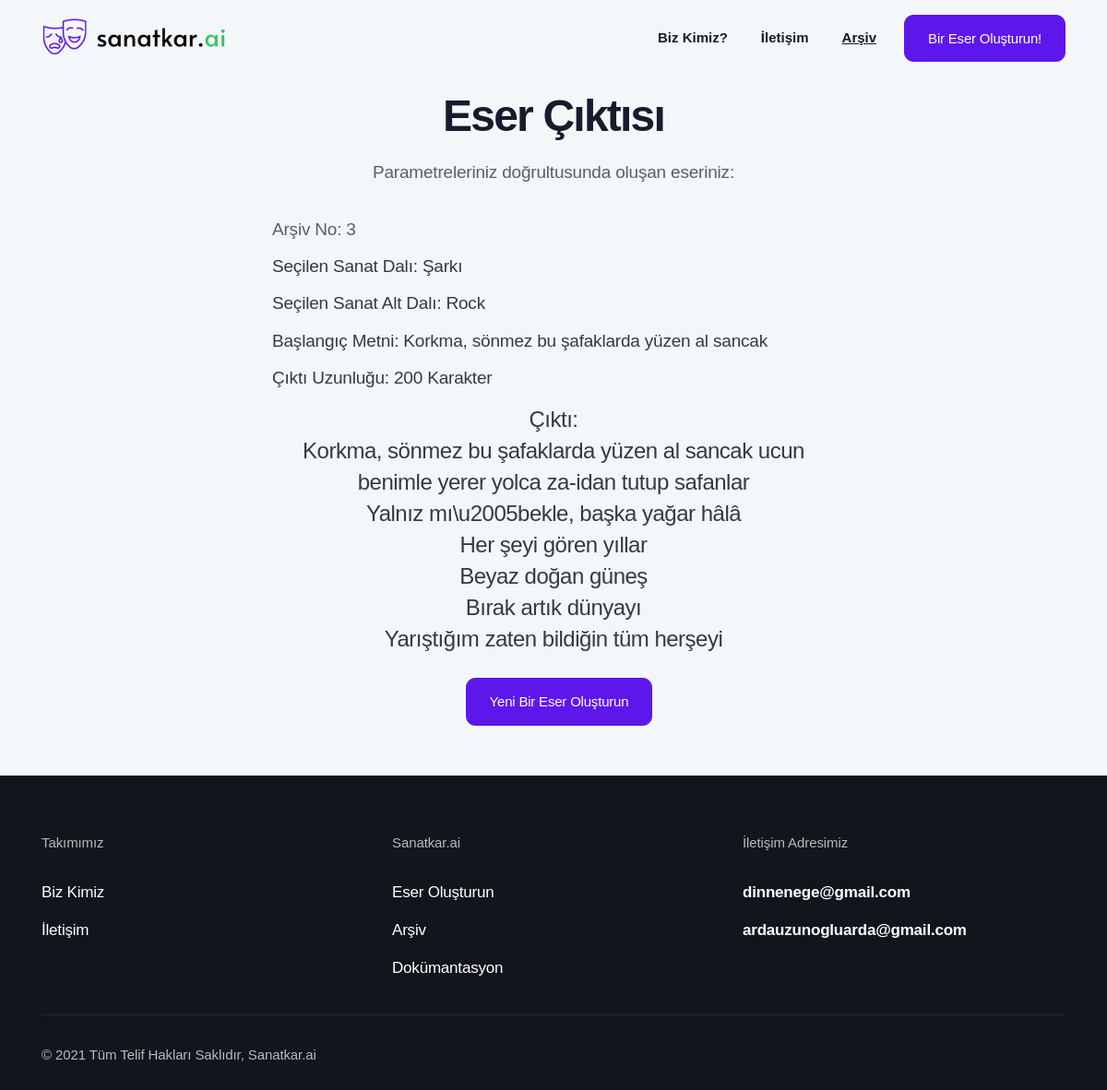
Page /archive/3 on the earlier database version.
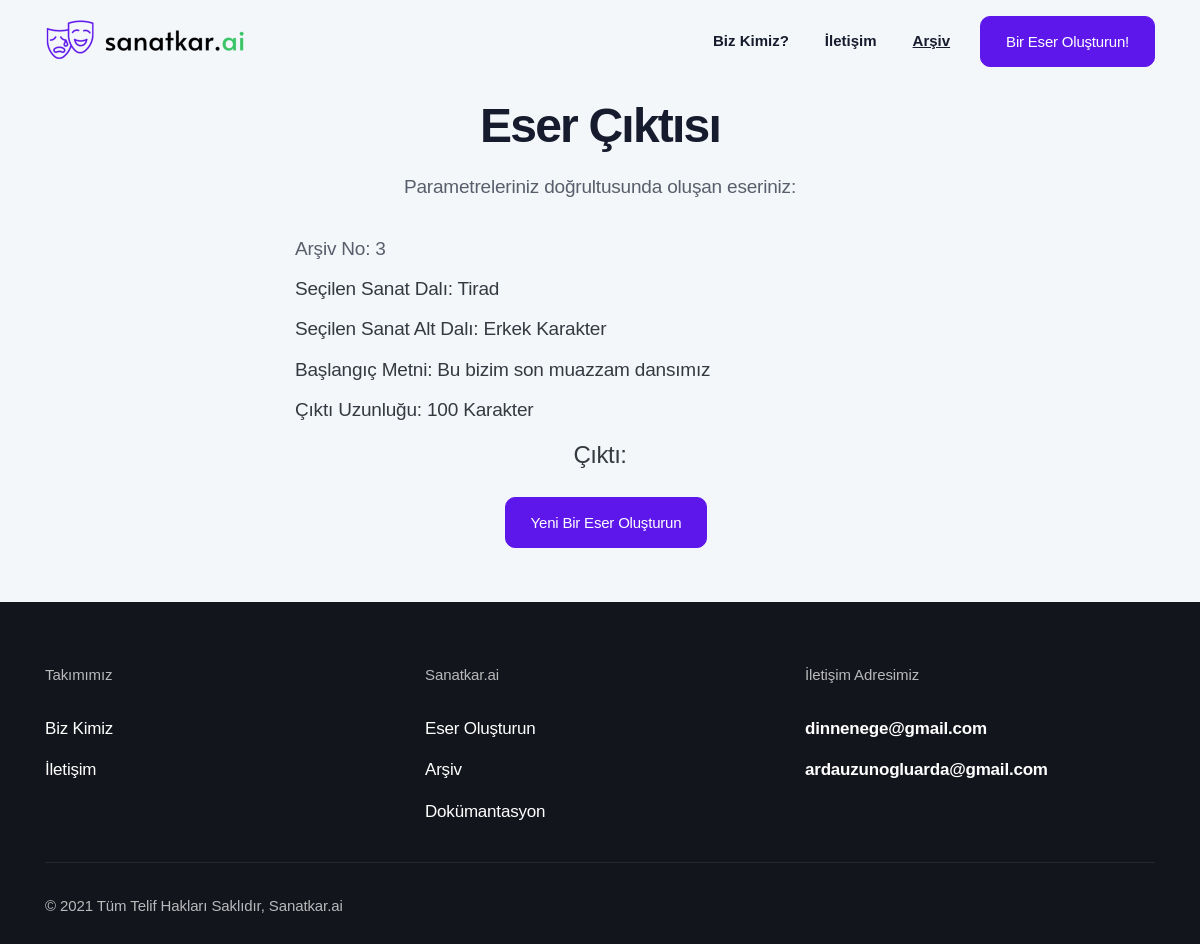
Same page on the later database version.
### app.py (models this page shows)
class Archive(db.Model):
    id = db.Column(db.Integer, primary_key=True)
    generated_text = db.Column(db.String(600))
    art_branch = db.Column(db.String(10))
    genre = db.Column(db.String(30))
    seed_input = db.Column(db.String(35))
    length_input = db.Column(db.String(3))

### app.py (the view)
@app.route("/archive/<int:id>")
def particular_archive_element(id):
    archived_generation = Archive.query.filter_by(id = id).first()
    id = archived_generation.id
    generated_text = archived_generation.generated_text
    art_branch = archived_generation.art_branch
    genre = archived_generation.genre
    seed_input = archived_generation.seed_input
    length_input = archived_generation.length_input
    output = str(generated_text).replace("_", "").replace(")", "").replace("(", "").replace("'", "").replace('"',"").split("\\n")
    output = list(filter(None, output))[:-1]
    return render_template("generator_output.html", id = id, output=output, art_branch=art_branch, genre=genre, seed_input=seed_input, length_input=length_input)

### templates/generator_output.html (shortened to what the changed rows need)
<!DOCTYPE html>
<html lang="en">
<head>
  <link rel="stylesheet" href="{{ url_for('static', filename='css/bootstrap.css') }}">
  <link rel="stylesheet" href="{{ url_for('static', filename='fonts/icon-font/css/style.css') }}">
  <link rel="stylesheet" href="{{ url_for('static', filename='fonts/typography-font/typo.css') }}">
  <link rel="stylesheet" href="{{ url_for('static', filename='fonts/fontawesome-5/css/all.css') }}">
  <link rel="stylesheet" href="{{ url_for('static', filename='plugins/aos/aos.min.css') }}">
  <link rel="stylesheet" href="{{ url_for('static', filename='plugins/fancybox/jquery.fancybox.min.css') }}">
  <link rel="stylesheet" href="{{ url_for('static', filename='plugins/nice-select/nice-select.min.css') }}">
  <link rel="stylesheet" href="{{ url_for('static', filename='plugins/slick/slick.min.css') }}">
  <link rel="stylesheet" href="{{ url_for('static', filename='plugins/date-picker/css/gijgo.min.css') }}" type="text/css" />
  <link rel="stylesheet" href="{{ url_for('static', filename='plugins/theme-mode-switcher/switcher-panel.css') }}">
  <link rel="stylesheet" href="{{ url_for('static', filename='css/main.css') }}">
  <link rel="stylesheet" href="{{ url_for('static', filename='css/theme-mode-custom.css') }}">
  <link rel="stylesheet" href="https://cdnjs.cloudflare.com/ajax/libs/font-awesome/5.15.4/css/all.min.css">
</head>
<body data-theme="light">
  <div class="site-wrapper overflow-hidden">
    <div class="inner-banner pt-20 pb-md-13 bg-default-2">
      <div class="container">
        <div class="row  justify-content-center pt-5">
          <div class="col-xl-8 col-lg-9 text-center">
            <div class="px-md-15 text-center">
              <h2 class="title gr-text-3 mb-6">Eser Çıktısı</h2>
              <ul class="w-100 list-unstyled text-left">
                <li class="gr-text-8 text-dark mb-3">Seçilen Sanat Dalı: <span id="chosenart">{{art_branch}}</span></li>
                <li class="gr-text-8 text-dark mb-3">Seçilen Sanat Alt Dalı: <span id="chosensubart">{{genre}}</span></li>
                <li class="gr-text-8 text-dark mb-3">Başlangıç Metni: <span id="startingsentence">{{seed_input}}</span></li>
                <li class="gr-text-8 text-dark mb-5">Çıktı Uzunluğu: <span id="outputlength">{{length_input}}</span> Karakter</li>
                <li class="gr-text-6 text-dark mb-8 text-center">Çıktı:</br><span id="output">
                {% for element in output %}
                  {{element}}
                  <br>
                {% endfor %}
                </span></li>
              </ul>
            </div>
          </div>
        </div>
      </div>
    </div>
  </div>
</body>
</html>

Differences in the rows shown:
changed Archive: art_branch "Şarkı" → "Tirad"; genre "Rock" → "Erkek Karakter"; seed_input "Korkma, sönmez bu şafaklarda yüzen al sancak" → "Bu bizim son muazzam dansımız"; length_input "200" → "100"
Other differences:
list line gone: "Korkma, sönmez bu şafaklarda yüzen al sancak ucun benimle yerer yolca za-idan tutup safanlar"
list line gone: "Yalnız mı\\u2005bekle, başka yağar hâlâ"
list line gone: "Her şeyi gören yıllar"
list line gone: "Beyaz doğan güneş"
list line gone: "Bırak artık dünyayı"
list line gone: "Yarıştığım zaten bildiğin tüm herşeyi"
